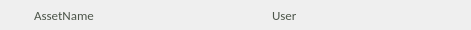
     <widget class="QFrame" name="AssetSQ_FrameSmall_6">
      <property name="geometry">
       <rect>
        <x>0</x>
        <y>150</y>
        <width>471</width>
        <height>30</height>
       </rect>
      </property>
      <property name="maximumSize">
       <size>
        <width>550</width>
        <height>30</height>
       </size>
      </property>
      <property name="frameShape">
       <enum>QFrame::NoFrame</enum>
      </property>
      <property name="frameShadow">
       <enum>QFrame::Raised</enum>
      </property>
      <widget class="QLabel" name="ASLS_labelA_12">
       <property name="geometry">
        <rect>
         <x>27</x>
         <y>2</y>
         <width>150</width>
         <height>25</height>
        </rect>
       </property>
       <property name="minimumSize">
        <size>
         <width>150</width>
         <height>25</height>
        </size>
       </property>
       <property name="maximumSize">
        <size>
         <width>150</width>
         <height>20</height>
        </size>
       </property>
       <property name="text">
        <string/>
       </property>
       <property name="pixmap">
        <pixmap>../UI/assetLong_A01.png</pixmap>
       </property>
       <property name="scaledContents">
        <bool>true</bool>
       </property>
      </widget>
      <widget class="QPushButton" name="ASLS_buttonM_12">
       <property name="enabled">
        <bool>false</bool>
       </property>
       <property name="geometry">
        <rect>
         <x>200</x>
         <y>4</y>
         <width>22</width>
         <height>22</height>
        </rect>
       </property>
       <property name="maximumSize">
        <size>
         <width>22</width>
         <height>22</height>
        </size>
       </property>
       <property name="autoFillBackground">
        <bool>false</bool>
       </property>
       <property name="text">
        <string/>
       </property>
       <property name="icon">
        <iconset>
         <normaloff>../UI/button_Asset_mod_01.png</normaloff>
         <normalon>../UI/button_Asset_mod_02.png</normalon>
         <selectedon>../UI/button_Asset_mod_01.png</selectedon>../UI/button_Asset_mod_01.png</iconset>
       </property>
       <property name="iconSize">
        <size>
         <width>22</width>
         <height>22</height>
        </size>
       </property>
       <property name="checkable">
        <bool>true</bool>
       </property>
       <property name="flat">
        <bool>true</bool>
       </property>
      </widget>
      <widget class="QPushButton" name="ASLS_buttonC_12">
       <property name="geometry">
        <rect>
         <x>177</x>
         <y>4</y>
         <width>22</width>
         <height>22</height>
        </rect>
       </property>
       <property name="maximumSize">
        <size>
         <width>22</width>
         <height>22</height>
        </size>
       </property>
       <property name="autoFillBackground">
        <bool>false</bool>
       </property>
       <property name="text">
        <string/>
       </property>
       <property name="icon">
        <iconset>
         <normaloff>../UI/button_Asset_concept_01.png</normaloff>
         <normalon>../UI/button_Asset_concept_02.png</normalon>
         <activeon>../UI/button_Asset_concept_02.png</activeon>
         <selectedon>../UI/button_Asset_concept_01.png</selectedon>../UI/button_Asset_concept_01.png</iconset>
       </property>
       <property name="iconSize">
        <size>
         <width>22</width>
         <height>22</height>
        </size>
       </property>
       <property name="checkable">
        <bool>true</bool>
       </property>
       <property name="flat">
        <bool>true</bool>
       </property>
      </widget>
      <widget class="QPushButton" name="ASLS_buttonT_12">
       <property name="enabled">
        <bool>false</bool>
       </property>
       <property name="geometry">
        <rect>
         <x>223</x>
         <y>4</y>
         <width>22</width>
         <height>22</height>
        </rect>
       </property>
       <property name="maximumSize">
        <size>
         <width>22</width>
         <height>22</height>
        </size>
       </property>
       <property name="autoFillBackground">
        <bool>false</bool>
       </property>
       <property name="text">
        <string/>
       </property>
       <property name="icon">
        <iconset>
         <normaloff>../UI/button_Asset_Tex_01.png</normaloff>
         <normalon>../UI/button_Asset_Tex_02.png</normalon>
         <activeoff>../UI/button_Asset_Tex_01.png</activeoff>
         <activeon>../UI/button_Asset_Tex_02.png</activeon>
         <selectedoff>../UI/button_Asset_Tex_01.png</selectedoff>
         <selectedon>../UI/button_Asset_Tex_02.png</selectedon>../UI/button_Asset_Tex_01.png</iconset>
       </property>
       <property name="iconSize">
        <size>
         <width>22</width>
         <height>22</height>
        </size>
       </property>
       <property name="checkable">
        <bool>true</bool>
       </property>
       <property name="flat">
        <bool>true</bool>
       </property>
      </widget>
      <widget class="QPushButton" name="ASLS_buttonR_12">
       <property name="enabled">
        <bool>false</bool>
       </property>
       <property name="geometry">
        <rect>
         <x>246</x>
         <y>4</y>
         <width>22</width>
         <height>22</height>
        </rect>
       </property>
       <property name="maximumSize">
        <size>
         <width>22</width>
         <height>22</height>
        </size>
       </property>
       <property name="autoFillBackground">
        <bool>false</bool>
       </property>
       <property name="text">
        <string/>
       </property>
       <property name="icon">
        <iconset>
         <normaloff>../UI/button_Asset_Rig_01.png</normaloff>
         <normalon>../UI/button_Asset_Rig_02.png</normalon>
         <selectedon>../UI/button_Asset_Rig_02.png</selectedon>../UI/button_Asset_Rig_01.png</iconset>
       </property>
       <property name="iconSize">
        <size>
         <width>22</width>
         <height>22</height>
        </size>
       </property>
       <property name="checkable">
        <bool>true</bool>
       </property>
       <property name="flat">
        <bool>true</bool>
       </property>
      </widget>
      <widget class="QLabel" name="ASLS_labelB_12">
       <property name="enabled">
        <bool>false</bool>
       </property>
       <property name="geometry">
        <rect>
         <x>268</x>
         <y>2</y>
         <width>75</width>
         <height>25</height>
        </rect>
       </property>
       <property name="minimumSize">
        <size>
         <width>75</width>
         <height>15</height>
        </size>
       </property>
       <property name="maximumSize">
        <size>
         <width>75</width>
         <height>25</height>
        </size>
       </property>
       <property name="text">
        <string/>
       </property>
       <property name="pixmap">
        <pixmap>../UI/userBlockB.png</pixmap>
       </property>
       <property name="scaledContents">
        <bool>true</bool>
       </property>
      </widget>
      <widget class="QLabel" name="ASLS_textA_12">
       <property name="geometry">
        <rect>
         <x>34</x>
         <y>8</y>
         <width>140</width>
         <height>14</height>
        </rect>
       </property>
       <property name="maximumSize">
        <size>
         <width>140</width>
         <height>14</height>
        </size>
       </property>
       <property name="palette">
        <palette>
         <active>
          <colorrole role="WindowText">
           <brush brushstyle="SolidPattern">
            <color alpha="255">
             <red>76</red>
             <green>85</green>
             <blue>73</blue>
            </color>
           </brush>
          </colorrole>
          <colorrole role="Text">
           <brush brushstyle="SolidPattern">
            <color alpha="255">
             <red>255</red>
             <green>255</green>
             <blue>255</blue>
            </color>
           </brush>
          </colorrole>
         </active>
         <inactive>
          <colorrole role="WindowText">
           <brush brushstyle="SolidPattern">
            <color alpha="255">
             <red>76</red>
             <green>85</green>
             <blue>73</blue>
            </color>
           </brush>
          </colorrole>
          <colorrole role="Text">
           <brush brushstyle="SolidPattern">
            <color alpha="255">
             <red>255</red>
             <green>255</green>
             <blue>255</blue>
            </color>
           </brush>
          </colorrole>
         </inactive>
         <disabled>
          <colorrole role="WindowText">
           <brush brushstyle="SolidPattern">
            <color alpha="255">
             <red>120</red>
             <green>120</green>
             <blue>120</blue>
            </color>
           </brush>
          </colorrole>
          <colorrole role="Text">
           <brush brushstyle="SolidPattern">
            <color alpha="255">
             <red>120</red>
             <green>120</green>
             <blue>120</blue>
            </color>
           </brush>
          </colorrole>
         </disabled>
        </palette>
       </property>
       <property name="font">
        <font>
         <family>Calibri</family>
         <pointsize>10</pointsize>
        </font>
       </property>
       <property name="text">
        <string>AssetName</string>
       </property>
      </widget>
      <widget class="QLabel" name="ASLS_textB_12">
       <property name="geometry">
        <rect>
         <x>272</x>
         <y>8</y>
         <width>69</width>
         <height>14</height>
        </rect>
       </property>
       <property name="maximumSize">
        <size>
         <width>70</width>
         <height>14</height>
        </size>
       </property>
       <property name="palette">
        <palette>
         <active>
          <colorrole role="WindowText">
           <brush brushstyle="SolidPattern">
            <color alpha="255">
             <red>76</red>
             <green>85</green>
             <blue>73</blue>
            </color>
           </brush>
          </colorrole>
         </active>
         <inactive>
          <colorrole role="WindowText">
           <brush brushstyle="SolidPattern">
            <color alpha="255">
             <red>76</red>
             <green>85</green>
             <blue>73</blue>
            </color>
           </brush>
          </colorrole>
         </inactive>
         <disabled>
          <colorrole role="WindowText">
           <brush brushstyle="SolidPattern">
            <color alpha="255">
             <red>120</red>
             <green>120</green>
             <blue>120</blue>
            </color>
           </brush>
          </colorrole>
         </disabled>
        </palette>
       </property>
       <property name="font">
        <font>
         <family>Calibri</family>
         <pointsize>10</pointsize>
        </font>
       </property>
       <property name="text">
        <string>User</string>
       </property>
      </widget>
      <widget class="QPushButton" name="ASLS_buttonA_12">
       <property name="geometry">
        <rect>
         <x>2</x>
         <y>2</y>
         <width>25</width>
         <height>25</height>
        </rect>
       </property>
       <property name="palette">
        <palette>
         <active>
          <colorrole role="Base">
           <brush brushstyle="SolidPattern">
            <color alpha="255">
             <red>255</red>
             <green>255</green>
             <blue>255</blue>
            </color>
           </brush>
          </colorrole>
         </active>
         <inactive>
          <colorrole role="Base">
           <brush brushstyle="SolidPattern">
            <color alpha="255">
             <red>255</red>
             <green>255</green>
             <blue>255</blue>
            </color>
           </brush>
          </colorrole>
         </inactive>
         <disabled>
          <colorrole role="Base">
           <brush brushstyle="SolidPattern">
            <color alpha="255">
             <red>255</red>
             <green>255</green>
             <blue>255</blue>
            </color>
           </brush>
          </colorrole>
         </disabled>
        </palette>
       </property>
       <property name="autoFillBackground">
        <bool>false</bool>
       </property>
       <property name="text">
        <string/>
       </property>
       <property name="icon">
        <iconset>
         <normaloff>../UI/user_block.png</normaloff>
         <normalon>../UI/user_block_Check.png</normalon>
         <activeoff>../UI/user_block.png</activeoff>
         <activeon>../UI/user_block_Check.png</activeon>
         <selectedoff>../UI/user_block.png</selectedoff>
         <selectedon>../UI/user_block_Check.png</selectedon>../UI/user_block.png</iconset>
       </property>
       <property name="iconSize">
        <size>
         <width>25</width>
         <height>25</height>
        </size>
       </property>
       <property name="checkable">
        <bool>true</bool>
       </property>
       <property name="flat">
        <bool>true</bool>
       </property>
      </widget>
      <widget class="QPushButton" name="ASLS_button_stateA_12">
       <property name="enabled">
        <bool>false</bool>
       </property>
       <property name="geometry">
        <rect>
         <x>343</x>
         <y>3</y>
         <width>23</width>
         <height>23</height>
        </rect>
       </property>
       <property name="text">
        <string/>
       </property>
       <property name="icon">
        <iconset>
         <normaloff>../UI/user_block_B.png</normaloff>../UI/user_block_B.png</iconset>
       </property>
       <property name="iconSize">
        <size>
         <width>23</width>
         <height>28</height>
        </size>
       </property>
       <property name="checkable">
        <bool>true</bool>
       </property>
       <property name="flat">
        <bool>true</bool>
       </property>
      </widget>
      <widget class="QPushButton" name="ASLS_button_stateB_12">
       <property name="enabled">
        <bool>false</bool>
       </property>
       <property name="geometry">
        <rect>
         <x>364</x>
         <y>3</y>
         <width>23</width>
         <height>23</height>
        </rect>
       </property>
       <property name="text">
        <string/>
       </property>
       <property name="icon">
        <iconset>
         <normaloff>../UI/user_block_C.png</normaloff>../UI/user_block_C.png</iconset>
       </property>
       <property name="iconSize">
        <size>
         <width>23</width>
         <height>28</height>
        </size>
       </property>
       <property name="checkable">
        <bool>true</bool>
       </property>
       <property name="flat">
        <bool>true</bool>
       </property>
      </widget>
      <widget class="QPushButton" name="ASLS_button_stateC_12">
       <property name="enabled">
        <bool>false</bool>
       </property>
       <property name="geometry">
        <rect>
         <x>386</x>
         <y>3</y>
         <width>23</width>
         <height>23</height>
        </rect>
       </property>
       <property name="text">
        <string/>
       </property>
       <property name="icon">
        <iconset>
         <normaloff>../UI/userBlockE.png</normaloff>../UI/userBlockE.png</iconset>
       </property>
       <property name="iconSize">
        <size>
         <width>23</width>
         <height>28</height>
        </size>
       </property>
       <property name="checkable">
        <bool>true</bool>
       </property>
       <property name="flat">
        <bool>true</bool>
       </property>
      </widget>
      <widget class="QPushButton" name="ASLS_button_stateD_12">
       <property name="enabled">
        <bool>false</bool>
       </property>
       <property name="geometry">
        <rect>
         <x>408</x>
         <y>3</y>
         <width>23</width>
         <height>23</height>
        </rect>
       </property>
       <property name="text">
        <string/>
       </property>
       <property name="icon">
        <iconset>
         <normaloff>../UI/user_block_D.png</normaloff>../UI/user_block_D.png</iconset>
       </property>
       <property name="iconSize">
        <size>
         <width>23</width>
         <height>28</height>
        </size>
       </property>
       <property name="checkable">
        <bool>true</bool>
       </property>
       <property name="flat">
        <bool>true</bool>
       </property>
      </widget>
      <widget class="QPushButton" name="ASLS_button_Goto_12">
       <property name="enabled">
        <bool>true</bool>
       </property>
       <property name="geometry">
        <rect>
         <x>440</x>
         <y>3</y>
         <width>23</width>
         <height>23</height>
        </rect>
       </property>
       <property name="text">
        <string/>
       </property>
       <property name="icon">
        <iconset>
         <normaloff>../UI/openFolder_A01.png</normaloff>
         <normalon>../UI/openFolder_A02.png</normalon>
         <selectedoff>../UI/openFolder_A01.png</selectedoff>
         <selectedon>../UI/openFolder_A02.png</selectedon>../UI/openFolder_A01.png</iconset>
       </property>
       <property name="iconSize">
        <size>
         <width>23</width>
         <height>28</height>
        </size>
       </property>
       <property name="checkable">
        <bool>true</bool>
       </property>
       <property name="flat">
        <bool>true</bool>
       </property>
      </widget>
     </widget>
